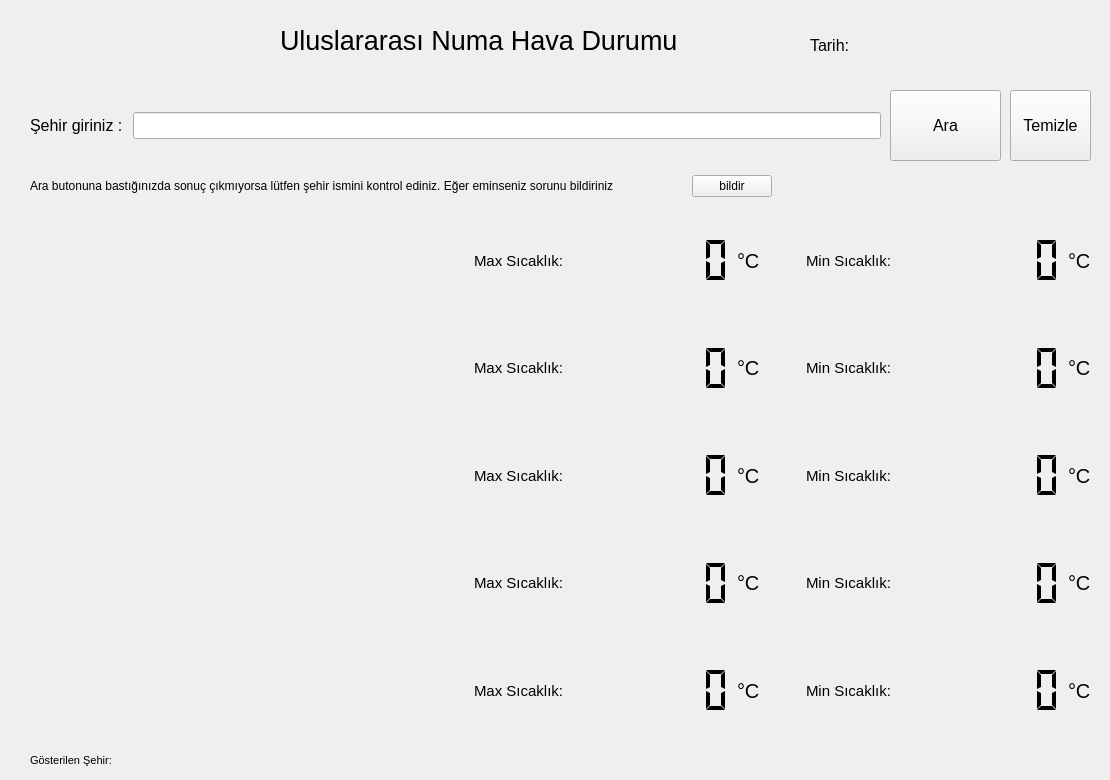
  <widget class="QWidget" name="centralwidget">
   <widget class="QPushButton" name="btn_ok">
    <property name="geometry">
     <rect>
      <x>890</x>
      <y>90</y>
      <width>111</width>
      <height>71</height>
     </rect>
    </property>
    <property name="font">
     <font>
      <pointsize>12</pointsize>
     </font>
    </property>
    <property name="text">
     <string>Ara</string>
    </property>
    <property name="shortcut">
     <string>Return</string>
    </property>
   </widget>
   <widget class="QWidget" name="layoutWidget">
    <property name="geometry">
     <rect>
      <x>30</x>
      <y>90</y>
      <width>851</width>
      <height>71</height>
     </rect>
    </property>
    <layout class="QHBoxLayout" name="horizontalLayout">
     <item>
      <widget class="QLabel" name="lbl_sehir">
       <property name="font">
        <font>
         <pointsize>12</pointsize>
        </font>
       </property>
       <property name="text">
        <string>Şehir giriniz : </string>
       </property>
      </widget>
     </item>
     <item>
      <widget class="QLineEdit" name="txt_sehir">
       <property name="palette">
        <palette>
         <active>
          <colorrole role="Text">
           <brush brushstyle="SolidPattern">
            <color alpha="255">
             <red>0</red>
             <green>0</green>
             <blue>0</blue>
            </color>
           </brush>
          </colorrole>
         </active>
         <inactive>
          <colorrole role="Text">
           <brush brushstyle="SolidPattern">
            <color alpha="255">
             <red>0</red>
             <green>0</green>
             <blue>0</blue>
            </color>
           </brush>
          </colorrole>
         </inactive>
         <disabled>
          <colorrole role="Text">
           <brush brushstyle="SolidPattern">
            <color alpha="255">
             <red>0</red>
             <green>0</green>
             <blue>0</blue>
            </color>
           </brush>
          </colorrole>
         </disabled>
        </palette>
       </property>
       <property name="font">
        <font>
         <pointsize>12</pointsize>
        </font>
       </property>
       <property name="text">
        <string/>
       </property>
      </widget>
     </item>
    </layout>
   </widget>
   <widget class="QWidget" name="layoutWidget">
    <property name="geometry">
     <rect>
      <x>30</x>
      <y>210</y>
      <width>1061</width>
      <height>531</height>
     </rect>
    </property>
    <layout class="QGridLayout" name="gridLayout" columnstretch="14,4,4,0,0,4,4,0">
     <item row="0" column="0">
      <widget class="QLabel" name="lbl_bugun">
       <property name="font">
        <font>
         <pointsize>12</pointsize>
         <weight>75</weight>
         <bold>true</bold>
        </font>
       </property>
       <property name="text">
        <string/>
       </property>
      </widget>
     </item>
     <item row="1" column="0">
      <widget class="QLabel" name="lbl_yarin">
       <property name="font">
        <font>
         <pointsize>12</pointsize>
         <weight>75</weight>
         <bold>true</bold>
        </font>
       </property>
       <property name="text">
        <string/>
       </property>
      </widget>
     </item>
     <item row="0" column="3">
      <widget class="QLabel" name="label_12">
       <property name="font">
        <font>
         <pointsize>15</pointsize>
        </font>
       </property>
       <property name="text">
        <string>°C</string>
       </property>
      </widget>
     </item>
     <item row="1" column="2">
      <widget class="QLCDNumber" name="lcdC_2">
       <property name="frameShape">
        <enum>QFrame::NoFrame</enum>
       </property>
       <property name="segmentStyle">
        <enum>QLCDNumber::Flat</enum>
       </property>
      </widget>
     </item>
     <item row="2" column="0">
      <widget class="QLabel" name="lbl_3">
       <property name="font">
        <font>
         <pointsize>12</pointsize>
         <weight>75</weight>
         <bold>true</bold>
        </font>
       </property>
       <property name="text">
        <string/>
       </property>
      </widget>
     </item>
     <item row="0" column="7">
      <widget class="QLabel" name="label_21">
       <property name="font">
        <font>
         <pointsize>15</pointsize>
        </font>
       </property>
       <property name="text">
        <string>°C</string>
       </property>
      </widget>
     </item>
     <item row="0" column="4">
      <spacer name="horizontalSpacer">
       <property name="orientation">
        <enum>Qt::Horizontal</enum>
       </property>
       <property name="sizeHint" stdset="0">
        <size>
         <width>40</width>
         <height>20</height>
        </size>
       </property>
      </spacer>
     </item>
     <item row="4" column="6">
      <widget class="QLCDNumber" name="lcdAz_5">
       <property name="frameShape">
        <enum>QFrame::NoFrame</enum>
       </property>
       <property name="segmentStyle">
        <enum>QLCDNumber::Flat</enum>
       </property>
      </widget>
     </item>
     <item row="2" column="6">
      <widget class="QLCDNumber" name="lcdAz_3">
       <property name="frameShape">
        <enum>QFrame::NoFrame</enum>
       </property>
       <property name="segmentStyle">
        <enum>QLCDNumber::Flat</enum>
       </property>
      </widget>
     </item>
     <item row="3" column="6">
      <widget class="QLCDNumber" name="lcdAz_4">
       <property name="frameShape">
        <enum>QFrame::NoFrame</enum>
       </property>
       <property name="segmentStyle">
        <enum>QLCDNumber::Flat</enum>
       </property>
      </widget>
     </item>
     <item row="0" column="6">
      <widget class="QLCDNumber" name="lcdAz_1">
       <property name="frameShape">
        <enum>QFrame::NoFrame</enum>
       </property>
       <property name="segmentStyle">
        <enum>QLCDNumber::Flat</enum>
       </property>
       <property name="intValue" stdset="0">
        <number>0</number>
       </property>
      </widget>
     </item>
     <item row="1" column="5">
      <widget class="QLabel" name="label_8">
       <property name="font">
        <font>
         <pointsize>11</pointsize>
        </font>
       </property>
       <property name="text">
        <string>Min Sıcaklık:</string>
       </property>
      </widget>
     </item>
     <item row="4" column="5">
      <widget class="QLabel" name="label_11">
       <property name="font">
        <font>
         <pointsize>11</pointsize>
        </font>
       </property>
       <property name="text">
        <string>Min Sıcaklık:</string>
       </property>
      </widget>
     </item>
     <item row="2" column="3">
      <widget class="QLabel" name="label_14">
       <property name="font">
        <font>
         <pointsize>15</pointsize>
        </font>
       </property>
       <property name="text">
        <string>°C</string>
       </property>
      </widget>
     </item>
     <item row="3" column="5">
      <widget class="QLabel" name="label_10">
       <property name="font">
        <font>
         <pointsize>11</pointsize>
        </font>
       </property>
       <property name="text">
        <string>Min Sıcaklık:</string>
       </property>
      </widget>
     </item>
     <item row="2" column="5">
      <widget class="QLabel" name="label_9">
       <property name="font">
        <font>
         <pointsize>11</pointsize>
        </font>
       </property>
       <property name="text">
        <string>Min Sıcaklık:</string>
       </property>
      </widget>
     </item>
     <item row="3" column="3">
      <widget class="QLabel" name="label_15">
       <property name="font">
        <font>
         <pointsize>15</pointsize>
        </font>
       </property>
       <property name="text">
        <string>°C</string>
       </property>
      </widget>
     </item>
     <item row="3" column="0">
      <widget class="QLabel" name="lbl_4">
       <property name="font">
        <font>
         <pointsize>12</pointsize>
         <weight>75</weight>
         <bold>true</bold>
        </font>
       </property>
       <property name="text">
        <string/>
       </property>
      </widget>
     </item>
     <item row="4" column="0">
      <widget class="QLabel" name="lbl_5">
       <property name="palette">
        <palette>
         <active>
          <colorrole role="WindowText">
           <brush brushstyle="SolidPattern">
            <color alpha="255">
             <red>255</red>
             <green>255</green>
             <blue>255</blue>
            </color>
           </brush>
          </colorrole>
          <colorrole role="Button">
           <brush brushstyle="SolidPattern">
            <color alpha="255">
             <red>0</red>
             <green>0</green>
             <blue>0</blue>
            </color>
           </brush>
          </colorrole>
          <colorrole role="Light">
           <brush brushstyle="SolidPattern">
            <color alpha="255">
             <red>0</red>
             <green>0</green>
             <blue>0</blue>
            </color>
           </brush>
          </colorrole>
          <colorrole role="Midlight">
           <brush brushstyle="SolidPattern">
            <color alpha="255">
             <red>0</red>
             <green>0</green>
             <blue>0</blue>
            </color>
           </brush>
          </colorrole>
          <colorrole role="Dark">
           <brush brushstyle="SolidPattern">
            <color alpha="255">
             <red>0</red>
             <green>0</green>
             <blue>0</blue>
            </color>
           </brush>
          </colorrole>
          <colorrole role="Mid">
           <brush brushstyle="SolidPattern">
            <color alpha="255">
             <red>0</red>
             <green>0</green>
             <blue>0</blue>
            </color>
           </brush>
          </colorrole>
          <colorrole role="Text">
           <brush brushstyle="SolidPattern">
            <color alpha="255">
             <red>255</red>
             <green>255</green>
             <blue>255</blue>
            </color>
           </brush>
          </colorrole>
          <colorrole role="BrightText">
           <brush brushstyle="SolidPattern">
            <color alpha="255">
             <red>255</red>
             <green>255</green>
             <blue>255</blue>
            </color>
           </brush>
          </colorrole>
          <colorrole role="ButtonText">
           <brush brushstyle="SolidPattern">
            <color alpha="255">
             <red>255</red>
             <green>255</green>
             <blue>255</blue>
            </color>
           </brush>
          </colorrole>
          <colorrole role="Base">
           <brush brushstyle="SolidPattern">
            <color alpha="255">
             <red>0</red>
             <green>0</green>
             <blue>0</blue>
            </color>
           </brush>
          </colorrole>
          <colorrole role="Window">
           <brush brushstyle="SolidPattern">
            <color alpha="255">
             <red>0</red>
             <green>0</green>
             <blue>0</blue>
            </color>
           </brush>
          </colorrole>
          <colorrole role="Shadow">
           <brush brushstyle="SolidPattern">
            <color alpha="255">
             <red>0</red>
             <green>0</green>
             <blue>0</blue>
            </color>
           </brush>
          </colorrole>
          <colorrole role="AlternateBase">
           <brush brushstyle="SolidPattern">
            <color alpha="255">
             <red>0</red>
             <green>0</green>
             <blue>0</blue>
            </color>
           </brush>
          </colorrole>
          <colorrole role="ToolTipBase">
           <brush brushstyle="SolidPattern">
            <color alpha="255">
             <red>255</red>
             <green>255</green>
             <blue>220</blue>
            </color>
           </brush>
          </colorrole>
          <colorrole role="ToolTipText">
           <brush brushstyle="SolidPattern">
            <color alpha="255">
             <red>0</red>
             <green>0</green>
             <blue>0</blue>
            </color>
           </brush>
          </colorrole>
         </active>
         <inactive>
          <colorrole role="WindowText">
           <brush brushstyle="SolidPattern">
            <color alpha="255">
             <red>255</red>
             <green>255</green>
             <blue>255</blue>
            </color>
           </brush>
          </colorrole>
          <colorrole role="Button">
           <brush brushstyle="SolidPattern">
            <color alpha="255">
             <red>0</red>
             <green>0</green>
             <blue>0</blue>
            </color>
           </brush>
          </colorrole>
          <colorrole role="Light">
           <brush brushstyle="SolidPattern">
            <color alpha="255">
             <red>0</red>
             <green>0</green>
             <blue>0</blue>
            </color>
           </brush>
          </colorrole>
          <colorrole role="Midlight">
           <brush brushstyle="SolidPattern">
            <color alpha="255">
             <red>0</red>
             <green>0</green>
             <blue>0</blue>
            </color>
           </brush>
          </colorrole>
          <colorrole role="Dark">
           <brush brushstyle="SolidPattern">
            <color alpha="255">
             <red>0</red>
             <green>0</green>
             <blue>0</blue>
            </color>
           </brush>
          </colorrole>
          <colorrole role="Mid">
           <brush brushstyle="SolidPattern">
            <color alpha="255">
             <red>0</red>
             <green>0</green>
             <blue>0</blue>
            </color>
           </brush>
          </colorrole>
          <colorrole role="Text">
           <brush brushstyle="SolidPattern">
            <color alpha="255">
             <red>255</red>
             <green>255</green>
             <blue>255</blue>
            </color>
           </brush>
          </colorrole>
          <colorrole role="BrightText">
           <brush brushstyle="SolidPattern">
            <color alpha="255">
             <red>255</red>
             <green>255</green>
             <blue>255</blue>
            </color>
           </brush>
          </colorrole>
          <colorrole role="ButtonText">
           <brush brushstyle="SolidPattern">
            <color alpha="255">
             <red>255</red>
             <green>255</green>
             <blue>255</blue>
            </color>
           </brush>
          </colorrole>
          <colorrole role="Base">
           <brush brushstyle="SolidPattern">
            <color alpha="255">
             <red>0</red>
             <green>0</green>
             <blue>0</blue>
            </color>
           </brush>
          </colorrole>
          <colorrole role="Window">
           <brush brushstyle="SolidPattern">
            <color alpha="255">
             <red>0</red>
             <green>0</green>
             <blue>0</blue>
            </color>
           </brush>
          </colorrole>
          <colorrole role="Shadow">
           <brush brushstyle="SolidPattern">
            <color alpha="255">
             <red>0</red>
             <green>0</green>
             <blue>0</blue>
            </color>
           </brush>
          </colorrole>
          <colorrole role="AlternateBase">
           <brush brushstyle="SolidPattern">
            <color alpha="255">
             <red>0</red>
             <green>0</green>
             <blue>0</blue>
            </color>
           </brush>
          </colorrole>
          <colorrole role="ToolTipBase">
           <brush brushstyle="SolidPattern">
            <color alpha="255">
             <red>255</red>
             <green>255</green>
             <blue>220</blue>
            </color>
           </brush>
          </colorrole>
          <colorrole role="ToolTipText">
           <brush brushstyle="SolidPattern">
            <color alpha="255">
             <red>0</red>
             <green>0</green>
             <blue>0</blue>
            </color>
           </brush>
          </colorrole>
         </inactive>
         <disabled>
          <colorrole role="WindowText">
           <brush brushstyle="SolidPattern">
            <color alpha="255">
             <red>0</red>
             <green>0</green>
             <blue>0</blue>
            </color>
           </brush>
          </colorrole>
          <colorrole role="Button">
           <brush brushstyle="SolidPattern">
            <color alpha="255">
             <red>0</red>
             <green>0</green>
             <blue>0</blue>
            </color>
           </brush>
          </colorrole>
          <colorrole role="Light">
           <brush brushstyle="SolidPattern">
            <color alpha="255">
             <red>0</red>
             <green>0</green>
             <blue>0</blue>
            </color>
           </brush>
          </colorrole>
          <colorrole role="Midlight">
           <brush brushstyle="SolidPattern">
            <color alpha="255">
             <red>0</red>
             <green>0</green>
             <blue>0</blue>
            </color>
           </brush>
          </colorrole>
          <colorrole role="Dark">
           <brush brushstyle="SolidPattern">
            <color alpha="255">
             <red>0</red>
             <green>0</green>
             <blue>0</blue>
            </color>
           </brush>
          </colorrole>
          <colorrole role="Mid">
           <brush brushstyle="SolidPattern">
            <color alpha="255">
             <red>0</red>
             <green>0</green>
             <blue>0</blue>
            </color>
           </brush>
          </colorrole>
          <colorrole role="Text">
           <brush brushstyle="SolidPattern">
            <color alpha="255">
             <red>0</red>
             <green>0</green>
             <blue>0</blue>
            </color>
           </brush>
          </colorrole>
          <colorrole role="BrightText">
           <brush brushstyle="SolidPattern">
            <color alpha="255">
             <red>255</red>
             <green>255</green>
             <blue>255</blue>
            </color>
           </brush>
          </colorrole>
          <colorrole role="ButtonText">
           <brush brushstyle="SolidPattern">
            <color alpha="255">
             <red>0</red>
             <green>0</green>
             <blue>0</blue>
            </color>
           </brush>
          </colorrole>
          <colorrole role="Base">
           <brush brushstyle="SolidPattern">
            <color alpha="255">
             <red>0</red>
             <green>0</green>
             <blue>0</blue>
            </color>
           </brush>
          </colorrole>
          <colorrole role="Window">
           <brush brushstyle="SolidPattern">
            <color alpha="255">
             <red>0</red>
             <green>0</green>
             <blue>0</blue>
            </color>
           </brush>
          </colorrole>
          <colorrole role="Shadow">
           <brush brushstyle="SolidPattern">
            <color alpha="255">
             <red>0</red>
             <green>0</green>
             <blue>0</blue>
            </color>
           </brush>
          </colorrole>
          <colorrole role="AlternateBase">
           <brush brushstyle="SolidPattern">
            <color alpha="255">
             <red>0</red>
             <green>0</green>
             <blue>0</blue>
            </color>
           </brush>
          </colorrole>
          <colorrole role="ToolTipBase">
           <brush brushstyle="SolidPattern">
            <color alpha="255">
             <red>255</red>
             <green>255</green>
             <blue>220</blue>
            </color>
           </brush>
          </colorrole>
          <colorrole role="ToolTipText">
           <brush brushstyle="SolidPattern">
            <color alpha="255">
             <red>0</red>
             <green>0</green>
             <blue>0</blue>
            </color>
           </brush>
          </colorrole>
         </disabled>
        </palette>
       </property>
       <property name="font">
        <font>
         <pointsize>12</pointsize>
         <weight>75</weight>
         <bold>true</bold>
        </font>
       </property>
       <property name="text">
        <string/>
       </property>
      </widget>
     </item>
     <item row="1" column="7">
      <widget class="QLabel" name="label_20">
       <property name="font">
        <font>
         <pointsize>15</pointsize>
        </font>
       </property>
       <property name="text">
        <string>°C</string>
       </property>
      </widget>
     </item>
     <item row="4" column="7">
      <widget class="QLabel" name="label_17">
       <property name="font">
        <font>
         <pointsize>15</pointsize>
        </font>
       </property>
       <property name="text">
        <string>°C</string>
       </property>
      </widget>
     </item>
     <item row="0" column="2">
      <widget class="QLCDNumber" name="lcdC_1">
       <property name="font">
        <font>
         <pointsize>8</pointsize>
        </font>
       </property>
       <property name="frameShape">
        <enum>QFrame::NoFrame</enum>
       </property>
       <property name="mode">
        <enum>QLCDNumber::Dec</enum>
       </property>
       <property name="segmentStyle">
        <enum>QLCDNumber::Flat</enum>
       </property>
       <property name="value" stdset="0">
        <double>0.000000000000000</double>
       </property>
      </widget>
     </item>
     <item row="4" column="3">
      <widget class="QLabel" name="label_16">
       <property name="font">
        <font>
         <pointsize>15</pointsize>
        </font>
       </property>
       <property name="text">
        <string>°C</string>
       </property>
      </widget>
     </item>
     <item row="4" column="1">
      <widget class="QLabel" name="label_6">
       <property name="font">
        <font>
         <pointsize>11</pointsize>
        </font>
       </property>
       <property name="text">
        <string>Max Sıcaklık:</string>
       </property>
      </widget>
     </item>
     <item row="2" column="2">
      <widget class="QLCDNumber" name="lcdC_3">
       <property name="frameShape">
        <enum>QFrame::NoFrame</enum>
       </property>
       <property name="segmentStyle">
        <enum>QLCDNumber::Flat</enum>
       </property>
      </widget>
     </item>
     <item row="2" column="7">
      <widget class="QLabel" name="label_19">
       <property name="font">
        <font>
         <pointsize>15</pointsize>
        </font>
       </property>
       <property name="text">
        <string>°C</string>
       </property>
      </widget>
     </item>
     <item row="3" column="1">
      <widget class="QLabel" name="label_5">
       <property name="font">
        <font>
         <pointsize>11</pointsize>
        </font>
       </property>
       <property name="text">
        <string>Max Sıcaklık:</string>
       </property>
      </widget>
     </item>
     <item row="3" column="7">
      <widget class="QLabel" name="label_18">
       <property name="font">
        <font>
         <pointsize>15</pointsize>
        </font>
       </property>
       <property name="text">
        <string>°C</string>
       </property>
      </widget>
     </item>
     <item row="2" column="1">
      <widget class="QLabel" name="label_4">
       <property name="font">
        <font>
         <pointsize>11</pointsize>
        </font>
       </property>
       <property name="text">
        <string>Max Sıcaklık:</string>
       </property>
      </widget>
     </item>
     <item row="0" column="1">
      <widget class="QLabel" name="label_2">
       <property name="font">
        <font>
         <pointsize>11</pointsize>
        </font>
       </property>
       <property name="text">
        <string>Max Sıcaklık:</string>
       </property>
      </widget>
     </item>
     <item row="3" column="2">
      <widget class="QLCDNumber" name="lcdC_4">
       <property name="frameShape">
        <enum>QFrame::NoFrame</enum>
       </property>
       <property name="segmentStyle">
        <enum>QLCDNumber::Flat</enum>
       </property>
      </widget>
     </item>
     <item row="4" column="2">
      <widget class="QLCDNumber" name="lcdC_5">
       <property name="frameShape">
        <enum>QFrame::NoFrame</enum>
       </property>
       <property name="segmentStyle">
        <enum>QLCDNumber::Flat</enum>
       </property>
      </widget>
     </item>
     <item row="1" column="1">
      <widget class="QLabel" name="label_3">
       <property name="font">
        <font>
         <pointsize>11</pointsize>
        </font>
       </property>
       <property name="text">
        <string>Max Sıcaklık:</string>
       </property>
      </widget>
     </item>
     <item row="0" column="5">
      <widget class="QLabel" name="label_7">
       <property name="font">
        <font>
         <pointsize>11</pointsize>
        </font>
       </property>
       <property name="text">
        <string>Min Sıcaklık:</string>
       </property>
      </widget>
     </item>
     <item row="1" column="6">
      <widget class="QLCDNumber" name="lcdAz_2">
       <property name="frameShape">
        <enum>QFrame::NoFrame</enum>
       </property>
       <property name="segmentStyle">
        <enum>QLCDNumber::Flat</enum>
       </property>
       <property name="intValue" stdset="0">
        <number>0</number>
       </property>
      </widget>
     </item>
     <item row="1" column="3">
      <widget class="QLabel" name="label_13">
       <property name="font">
        <font>
         <pointsize>15</pointsize>
        </font>
       </property>
       <property name="text">
        <string>°C</string>
       </property>
      </widget>
     </item>
    </layout>
   </widget>
   <widget class="QLabel" name="lbl_num">
    <property name="geometry">
     <rect>
      <x>280</x>
      <y>20</y>
      <width>481</width>
      <height>41</height>
     </rect>
    </property>
    <property name="font">
     <font>
      <pointsize>20</pointsize>
     </font>
    </property>
    <property name="text">
     <string>Uluslararası Numa Hava Durumu </string>
    </property>
   </widget>
   <widget class="QWidget" name="layoutWidget">
    <property name="geometry">
     <rect>
      <x>30</x>
      <y>170</y>
      <width>1061</width>
      <height>32</height>
     </rect>
    </property>
    <layout class="QHBoxLayout" name="horizontalLayout_2" stretch="21,2,10">
     <item>
      <widget class="QLabel" name="label">
       <property name="text">
        <string>Ara butonuna bastığınızda sonuç çıkmıyorsa lütfen şehir ismini kontrol ediniz. Eğer eminseniz sorunu bildiriniz</string>
       </property>
      </widget>
     </item>
     <item>
      <widget class="QPushButton" name="btn_bildir">
       <property name="text">
        <string>bildir</string>
       </property>
       <property name="iconSize">
        <size>
         <width>20</width>
         <height>20</height>
        </size>
       </property>
      </widget>
     </item>
     <item>
      <widget class="QLabel" name="lbl_bildir_tesk">
       <property name="text">
        <string/>
       </property>
      </widget>
     </item>
    </layout>
   </widget>
   <widget class="QPushButton" name="btn_clear">
    <property name="geometry">
     <rect>
      <x>1010</x>
      <y>90</y>
      <width>81</width>
      <height>71</height>
     </rect>
    </property>
    <property name="font">
     <font>
      <pointsize>12</pointsize>
     </font>
    </property>
    <property name="text">
     <string>Temizle</string>
    </property>
   </widget>
   <widget class="QLabel" name="txt_lbl_gosterilensehir">
    <property name="geometry">
     <rect>
      <x>30</x>
      <y>750</y>
      <width>261</width>
      <height>21</height>
     </rect>
    </property>
    <property name="font">
     <font>
      <pointsize>8</pointsize>
     </font>
    </property>
    <property name="text">
     <string>Gösterilen Şehir: </string>
    </property>
   </widget>
   <widget class="QLabel" name="txt_lbl_date">
    <property name="geometry">
     <rect>
      <x>810</x>
      <y>20</y>
      <width>291</width>
      <height>51</height>
     </rect>
    </property>
    <property name="font">
     <font>
      <pointsize>12</pointsize>
     </font>
    </property>
    <property name="text">
     <string>Tarih:</string>
    </property>
   </widget>
  </widget>
